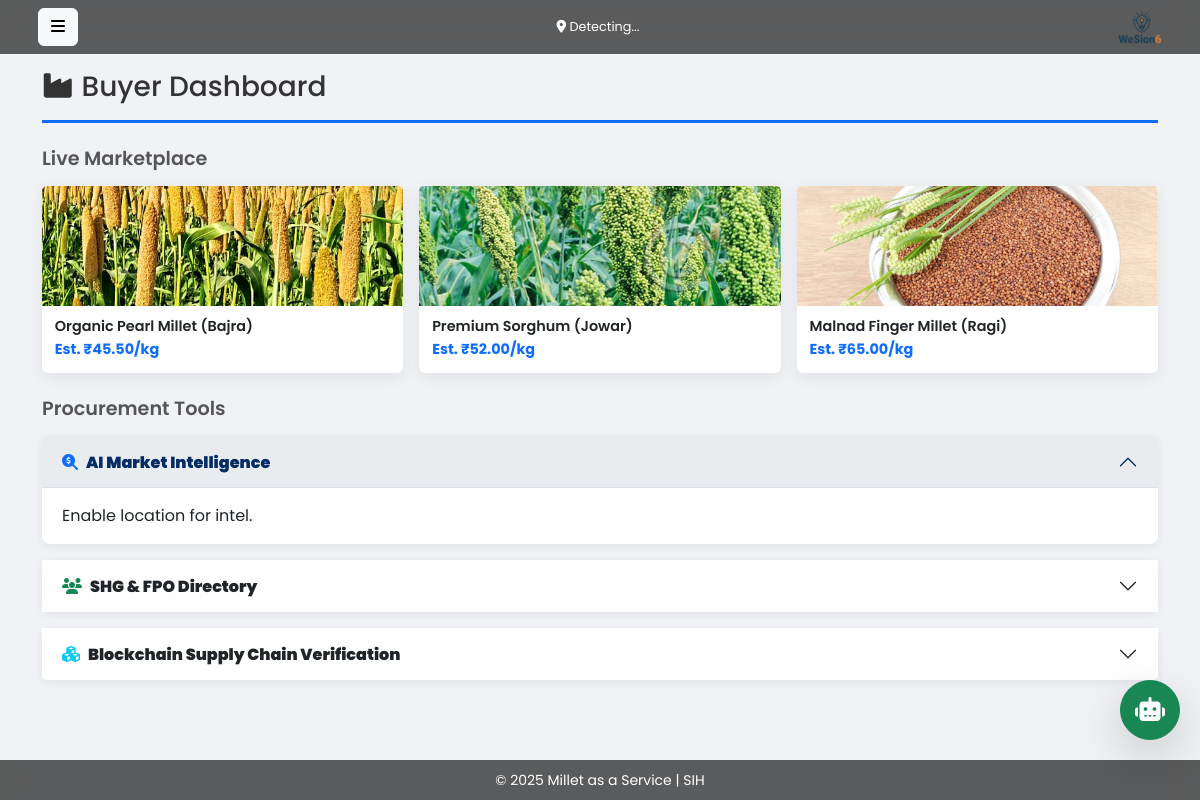
Screenshot of /buyer with the database file from the repository.
### tables this page shows
CREATE TABLE products (
                id INTEGER PRIMARY KEY AUTOINCREMENT,
                title TEXT NOT NULL,
                price REAL NOT NULL,
                description TEXT,
                image TEXT,
                category TEXT,
                farmer_id INTEGER,
                created_at TIMESTAMP DEFAULT CURRENT_TIMESTAMP
            );

### app.py (the view)
@app.route('/buyer', methods=['GET', 'POST'])
def buyer_dashboard():
    conn = get_db_connection()
    marketplace_items = conn.execute('SELECT * FROM products ORDER BY created_at DESC').fetchall()
    conn.close()
    return render_template('buyer.html', marketplace_items=marketplace_items, market_intel="Enable location for intel.", blockchain_tx=get_dummy_blockchain_tx(), shg_fpo_directory=get_shg_fpo_directory())

### app.py (called while the page is built)
def get_db_connection():
    conn = sqlite3.connect('maas_database.db')
    conn.row_factory = sqlite3.Row
    return conn

def get_shg_fpo_directory():
    return [
        {"name": "Annapurna SHG", "location": "Wardha, Maharashtra", "specialty": "Jowar Processing"},
        {"name": "Sahyadri FPO", "location": "Chikkamagaluru, Karnataka", "specialty": "Organic Ragi"},
    ]

def get_dummy_blockchain_tx():
    return { "tx_hash": f"0x{random.randbytes(32).hex()}", "status": "Confirmed" }

### templates/buyer.html (shortened to what this page needs)
{% extends "layout.html" %}
{% block content %}
<div class="dashboard-title">
    <h3><i class="fas fa-industry me-2"></i>Buyer Dashboard</h3>
</div>
<h4 class="section-title">Live Marketplace</h4>
<div class="row g-3 mb-4">
    {% for item in marketplace_items %}
    <div class="col-6 col-md-4">
        <div class="card product-card">
            <img src="{{ url_for('static', filename='images/' + item.image) }}" class="card-img-top" alt="{{ item.title }}">
            <div class="card-body">
                <h6 class="card-title">{{ item.title }}</h6>
                <p class="card-text">Est. ₹{{ "%.2f"|format(item.price) }}/kg</p>
            </div>
        </div>
    </div>
    {% endfor %}
</div>
<h4 class="section-title">Procurement Tools</h4>
<div class="accordion" id="buyerAccordion">
    <div class="accordion-item">
        <h2 class="accordion-header"><button class="accordion-button" data-bs-toggle="collapse" data-bs-target="#collapseOne"><i class="fas fa-search-dollar me-2 text-primary"></i><strong>AI Market Intelligence</strong></button></h2>
        <div id="collapseOne" class="accordion-collapse collapse show" data-bs-parent="#buyerAccordion"><div class="accordion-body ai-output">{{ market_intel | safe }}</div></div>
    </div>
    <div class="accordion-item">
        <h2 class="accordion-header"><button class="accordion-button collapsed" data-bs-toggle="collapse" data-bs-target="#collapseTwo"><i class="fas fa-users me-2 text-success"></i><strong>SHG & FPO Directory</strong></button></h2>
    </div>
    <div class="accordion-item">
        <h2 class="accordion-header"><button class="accordion-button collapsed" data-bs-toggle="collapse" data-bs-target="#collapseThree"><i class="fas fa-cubes me-2 text-info"></i><strong>Blockchain Supply Chain Verification</strong></button></h2>
    </div>
</div>
{% endblock %}

### static/css/style.css (style rules this page uses)
:root { --offcanvas-width: 250px; }
body { font-family: 'Poppins', sans-serif; background-color: #f0f2f5; padding-top: 70px; padding-bottom: 50px; transition: margin-left 0.3s ease; }
.dashboard-title { margin-bottom: 1.5rem; padding-bottom: 0.5rem; border-bottom: 3px solid #0d6efd; color: #333; }
.section-title { font-size: 1.2rem; font-weight: 600; margin-bottom: 1rem; color: #555; }
.product-card { border: none; box-shadow: 0 4px 15px rgba(0,0,0,0.08); transition: transform 0.2s ease, box-shadow 0.2s ease; }
.product-card .card-img-top { width: 100%; height: 120px; object-fit: cover; }
.product-card .card-body { padding: 0.8rem; }
.product-card .card-title { font-size: 0.9rem; font-weight: 600; margin-bottom: 0.2rem; }
.product-card .card-text { font-size: 0.9rem; color: #0d6efd; font-weight: bold; }
.accordion-item { border: none; border-radius: .5rem; margin-bottom: 1rem; box-shadow: 0 2px 10px rgba(0,0,0,0.07); }
.accordion-button { font-weight: 600; }
.accordion-button:not(.collapsed) { background-color: #e9ecef; }
.ai-output, .blockchain-output { white-space: normal; }

### rows the page displays
products: image (picture), title "Organic Pearl Millet (Bajra)", price "45.50"
products: image (picture), title "Premium Sorghum (Jowar)", price "52.00"
products: image (picture), title "Malnad Finger Millet (Ragi)", price "65.00"

### other values shown
{{ market_intel | safe }} "Enable location for intel."
